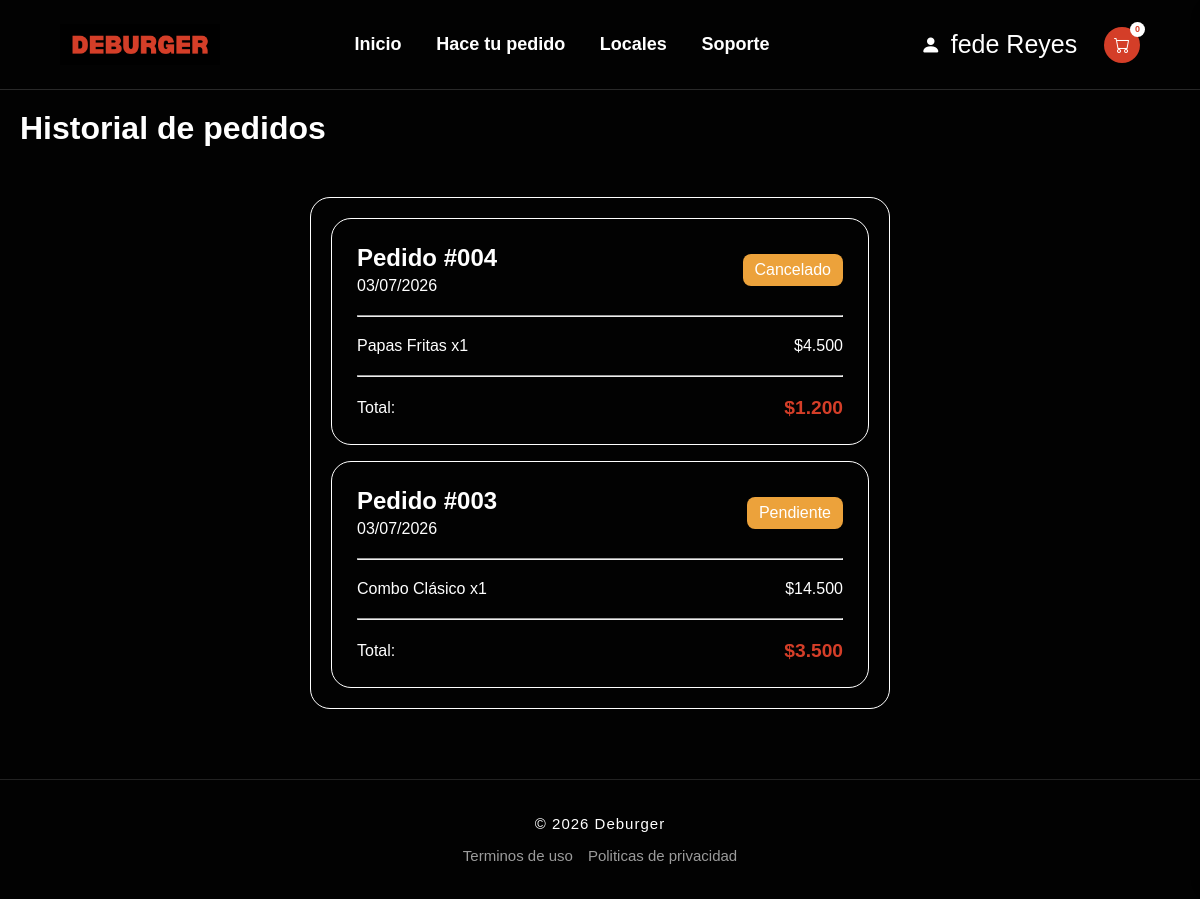
Screenshot of /orders.php (signed in) with the database file from the repository.
### tables this page shows
CREATE TABLE `detalle_pedidos` (
  `id_detalle` int(11) NOT NULL,
  `id_pedido` int(11) DEFAULT NULL,
  `cantidad` int(11) DEFAULT NULL,
  `id_producto` int(11) DEFAULT NULL
);

CREATE TABLE `pedidos` (
  `id_pedido` int(11) NOT NULL,
  `id_cliente` int(11) DEFAULT NULL,
  `fecha` date DEFAULT curdate(),
  `tipo_pago` varchar(255) DEFAULT NULL,
  `total` decimal(10,2) DEFAULT NULL,
  `estado` varchar(255) DEFAULT NULL,
  `tipo_entrega` varchar(20) DEFAULT NULL
);

CREATE TABLE `productos` (
  `id_producto` int(11) NOT NULL,
  `nombre` varchar(255) NOT NULL,
  `id_categoria` int(11) DEFAULT NULL,
  `precio` decimal(10,2) DEFAULT NULL,
  `descripcion` varchar(255) NOT NULL,
  `imagen` varchar(255) DEFAULT NULL
);

### orders.php (called while the page is built, shortened)
<?php
require_once "includes/config.php";
$idCliente = (int) $_SESSION['usuario']['id_cliente'];
$pedidos = [];
$stmt = mysqli_prepare($conn,
    "SELECT p.id_pedido, p.fecha, p.total, p.estado, p.tipo_pago, p.tipo_entrega,
            dp.cantidad, pr.nombre, pr.precio
     FROM pedidos p
     LEFT JOIN detalle_pedidos dp ON dp.id_pedido = p.id_pedido
     LEFT JOIN productos pr ON pr.id_producto = dp.id_producto
     WHERE p.id_cliente = ?
     ORDER BY p.id_pedido DESC, dp.id_detalle ASC");
mysqli_stmt_bind_param($stmt, "i", $idCliente);
mysqli_stmt_execute($stmt);
$res = mysqli_stmt_get_result($stmt);
while ($fila = mysqli_fetch_assoc($res)) {
    $id = $fila['id_pedido'];
    if (!isset($pedidos[$id])) {
        $pedidos[$id] = [
            'id' => $id,
            'fecha' => $fila['fecha'],
            'total' => $fila['total'],
            'estado' => $fila['estado'],
            'tipo_pago' => $fila['tipo_pago'],
            'tipo_entrega' => $fila['tipo_entrega'],
            'productos' => []
        ];
    }
    if ($fila['nombre'] !== null) {
        $pedidos[$id]['productos'][] = $fila;
    }
}
require_once "views/layout.php";

### views/orders_view.php (the view, shortened to what this page needs)
<head>
</head>
<main id="mainOrders">
    <h1>Historial de pedidos</h1>
    <div class="historial">
        <?php foreach ($pedidos as $pedido) { ?>
        <div class="pedido">
            <div class="pedidoCabecera">
                <div>
                    <h2>Pedido #<?php echo str_pad($pedido['id'], 3, '0', STR_PAD_LEFT); ?></h2>
                    <p><?php echo date('d/m/Y', strtotime($pedido['fecha'])); ?></p>
                </div>
                <span class="estadoPedido"><?php echo htmlspecialchars($pedido['estado'] ?? ''); ?></span>
            </div>
            <hr>
            <div class="productosPedido">
                <?php foreach ($pedido['productos'] as $prod) { ?>
                <div>
                    <p><?php echo htmlspecialchars($prod['nombre']); ?> x<?php echo (int) $prod['cantidad']; ?></p>
                    <p>$<?php echo number_format($prod['precio'] * $prod['cantidad'], 0, ',', '.'); ?></p>
                </div>
                <?php } ?>
            </div>
            <hr>
            <div class="totalPedido">
                <p>Total:</p>
                <strong>$<?php echo number_format($pedido['total'], 0, ',', '.'); ?></strong>
            </div>
        </div>
        <?php } ?>
    </div>
</main>

### css/styles.css (style rules this page uses)
* { margin: 0; padding: 0; box-sizing: border-box; color: white; font-family: sans-serif; }
html, body { margin: 0; min-height: 100%; }
body { min-height: 100vh; display: flex; flex-direction: column; }
main { flex: 1; display: flex; flex-direction: column; background-color: var(--grisOscuro); }
#mainConfig, #mainOrders { padding: 20px; }
#mainConfig>div, #mainOrders>div { width: 50%; margin: 50px auto; display: flex; flex-direction: column; border-radius: 20px; padding: 30px; border: 1px solid white; }
#mainOrders>div { display: flex; flex-direction: column; align-items: center; justify-content: center; gap: 1em; padding: 20px; }
.historial { width: 50%; margin: 50px auto; display: flex; flex-direction: column; gap: 20px; }
.pedido { width: 100%; display: flex; flex-direction: column; padding: 25px; border: 1px solid white; border-radius: 20px; }
.pedidoCabecera { display: flex; flex-direction: row; justify-content: space-between; align-items: center; }
.pedidoCabecera h2 { margin: 0; }
.pedidoCabecera p { margin: 5px 0 0 0; }
.estadoPedido { background-color: var(--naranja); padding: 7px 12px; border-radius: 8px; }
.pedido hr { width: 100%; margin: 20px 0; }
.productosPedido { display: flex; flex-direction: column; gap: 10px; }
.productosPedido>div { display: flex; flex-direction: row; justify-content: space-between; }
.productosPedido p { margin: 0; }
.totalPedido { display: flex; flex-direction: row; justify-content: space-between; align-items: center; }
.totalPedido p { margin: 0; }
.totalPedido strong { color: var(--rojo); font-size: 1.2em; }

### rows the page displays
detalle_pedidos: id_pedido.id_pedido "004", id_pedido.fecha "03/07/2026", id_pedido.estado "Cancelado", id_producto.nombre "Papas Fritas", cantidad "1", $prod['precio'] * $prod['cantidad'] "4.500", id_pedido.total "1.200"
detalle_pedidos: id_pedido.id_pedido "003", id_pedido.fecha "03/07/2026", id_pedido.estado "Pendiente", id_producto.nombre "Combo Clásico", cantidad "1", $prod['precio'] * $prod['cantidad'] "14.500", id_pedido.total "3.500"

### other values shown
$_SESSION['usuario']['nombre'] "fede"
$_SESSION['usuario']['apellido'] "Reyes"
